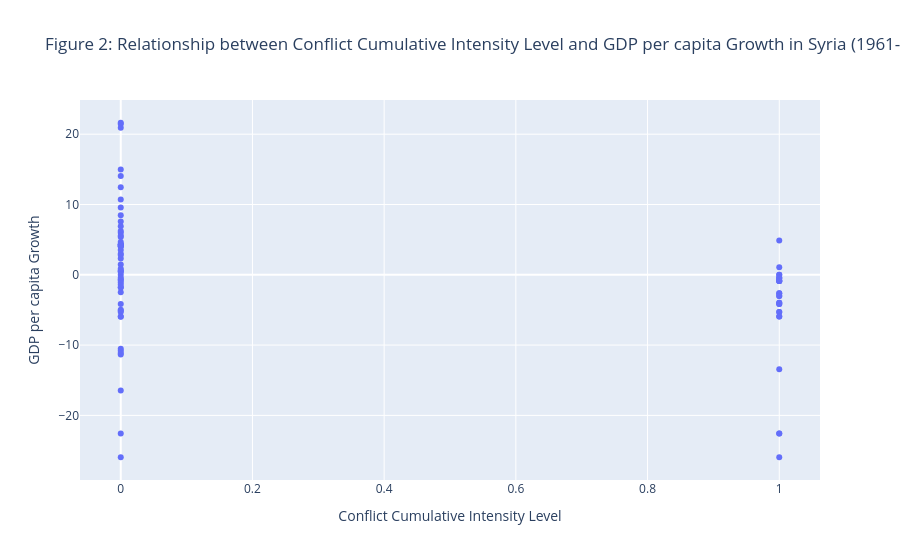

The notebook cell this image was saved under:
### Code cell
# plot the relations between conflict cumulative intensity and GDP per capita growth
fig2 = px.scatter(
    Merged_Data,
    x="cumulative_intensity",
    y="GDP per capita",
    title="Figure 2: Relationship between Conflict Cumulative Intensity Level and GDP per capita Growth in Syria (1961-2023)",
    labels={
        "cumulative_intensity": "Conflict Cumulative Intensity Level",
        "GDP per capita": "GDP per capita Growth",
    },
)
fig2.show()

### Figure 1 — Plotly figure (JSON) as saved in the notebook; plotly's stock layout.template omitted (floating-point values rounded to 4 significant figures)
{"data": [{"hovertemplate": "Conflict Cumulative Intensity Level=%{x}<br>GDP per capita Growth=%{y}<extra></extra>", "legendgroup": "", "marker": {"color": "#636efa", "symbol": "circle"}, "mode": "markers", "name": "", "orientation": "v", "showlegend": false, "type": "scatter", "x": [0.0, 0.0, 0.0, 0.0, 0.0, 0.0, 1.0, 0.0, 0.0, 0.0, 0.0, 0.0, 1.0, 0.0, 0.0, 0.0, 0.0, 0.0, 0.0, 0.0, 0.0, 1.0, 0.0, 0.0, 0.0, 0.0, 0.0, 0.0, 0.0, 0.0, 0.0, 0.0, 0.0, 0.0, 0.0, 0.0, 0.0, 0.0, 0.0, 0.0, 0.0, 0.0, 0.0, 0.0, 0.0, 0.0, 0.0, 0.0, 0.0, 0.0, 1.0, 1.0, 0.0, 1.0, 1.0, 0.0, 1.0, 1.0, 0.0, 1.0, 1.0, 0.0, 1.0, 1.0, 0.0, 1.0, 1.0, 0.0, 1.0, 1.0, 1.0, 1.0, 1.0, 1.0, 1.0, 1.0, 1.0, 1.0, 1.0, 0.0, 1.0], "xaxis": "x", "y": [7.566, 20.91, -11.35, 5.982, -0.8284, -10.52, 4.871, 0.4579, 14.99, -4.959, 5.364, 21.46, -13.44, 21.63, 12.47, 8.478, -5.115, 6.236, -2.48, 10.73, 4.235, -0.5646, -1.112, -10.8, 5.571, -11.11, -1.765, 14.07, -16.46, 0.4396, 4.335, 9.557, 2.995, 4.097, 4.038, 6.891, 2.303, 4.066, -5.976, -1.804, -1.403, 1.473, 4.682, 4.294, 3.521, 0.644, -0.6358, 0.8434, 4.272, 2.827, 1.071, -25.96, -25.96, -22.58, -22.58, -22.58, -4.147, -4.147, -4.147, 0.008465, 0.008465, 0.008465, -5.28, -5.28, -5.28, -0.8825, -0.8825, -0.4359, -0.4359, -0.4359, -2.637, -2.637, -3.98, -3.98, -0.8743, -0.8743, -3.004, -3.004, -5.949, -5.949, -5.949], "yaxis": "y"}], "layout": {"legend": {"tracegroupgap": 0}, "title": {"text": "Figure 2: Relationship between Conflict Cumulative Intensity Level and GDP per capita Growth in Syria (1961-2023)"}, "xaxis": {"anchor": "y", "domain": [0, 1], "title": {"text": "Conflict Cumulative Intensity Level"}}, "yaxis": {"anchor": "x", "domain": [0, 1], "title": {"text": "GDP per capita Growth"}}}}
